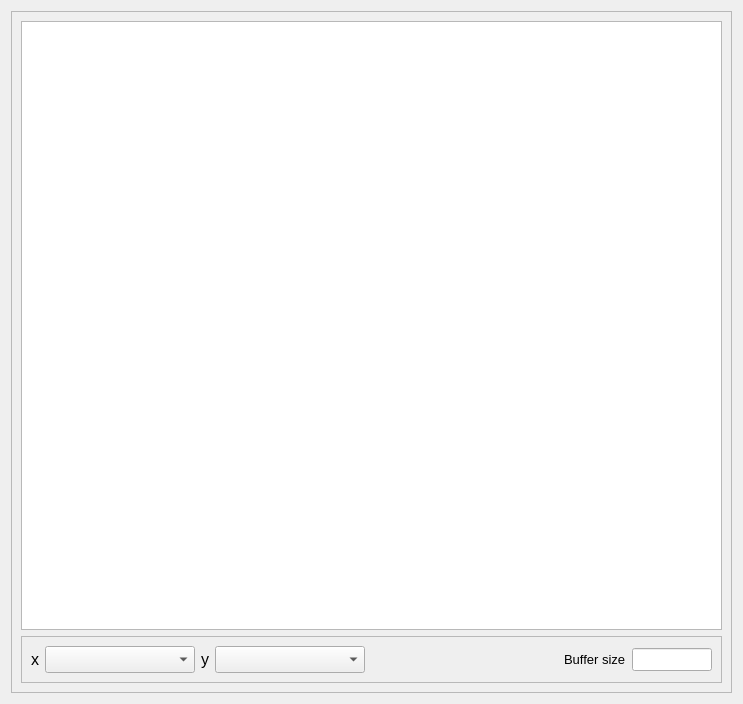
<?xml version="1.0" encoding="UTF-8"?>
<ui version="4.0">
 <class>Form</class>
 <widget class="QWidget" name="Form">
  <property name="geometry">
   <rect>
    <x>0</x>
    <y>0</y>
    <width>743</width>
    <height>704</height>
   </rect>
  </property>
  <property name="windowTitle">
   <string>EventBuilder</string>
  </property>
  <layout class="QVBoxLayout" name="verticalLayout_2">
   <item>
    <widget class="QFrame" name="frame">
     <property name="frameShape">
      <enum>QFrame::StyledPanel</enum>
     </property>
     <property name="frameShadow">
      <enum>QFrame::Raised</enum>
     </property>
     <layout class="QVBoxLayout" name="verticalLayout_3">
      <item>
       <layout class="QVBoxLayout" name="verticalLayout">
        <item>
         <widget class="PyDMEventPlot" name="event_plot">
          <property name="minimumSize">
           <size>
            <width>300</width>
            <height>300</height>
           </size>
          </property>
          <property name="font">
           <font>
            <pointsize>25</pointsize>
           </font>
          </property>
          <property name="toolTip">
           <string/>
          </property>
          <property name="showXGrid">
           <bool>true</bool>
          </property>
          <property name="showYGrid">
           <bool>true</bool>
          </property>
          <property name="yAxes">
           <stringlist>
            <string>{&quot;name&quot;: &quot;Axis 1&quot;, &quot;orientation&quot;: &quot;left&quot;, &quot;label&quot;: null, &quot;minRange&quot;: -1.0, &quot;maxRange&quot;: 1.0, &quot;autoRange&quot;: true, &quot;logMode&quot;: false}</string>
           </stringlist>
          </property>
          <property name="curves">
           <stringlist>
            <string>{&quot;channel&quot;: &quot;ca://${EBUILD_PV}.VALA&quot;, &quot;y_idx&quot;: 0, &quot;x_idx&quot;: 0, &quot;name&quot;: &quot;Test&quot;, &quot;color&quot;: &quot;white&quot;, &quot;lineStyle&quot;: 0, &quot;lineWidth&quot;: 1, &quot;symbol&quot;: &quot;+&quot;, &quot;symbolSize&quot;: 5, &quot;yAxisName&quot;: &quot;Axis 1&quot;, &quot;barWidth&quot;: null, &quot;upperThreshold&quot;: null, &quot;lowerThreshold&quot;: null, &quot;thresholdColor&quot;: &quot;white&quot;, &quot;buffer_size&quot;: 1200, &quot;bufferSizeChannelAddress&quot;: null}</string>
           </stringlist>
          </property>
         </widget>
        </item>
        <item>
         <widget class="QFrame" name="frame_2">
          <property name="frameShape">
           <enum>QFrame::StyledPanel</enum>
          </property>
          <property name="frameShadow">
           <enum>QFrame::Raised</enum>
          </property>
          <layout class="QHBoxLayout" name="horizontalLayout_2">
           <item>
            <layout class="QHBoxLayout" name="horizontalLayout">
             <item>
              <widget class="QLabel" name="label_2">
               <property name="font">
                <font>
                 <pointsize>12</pointsize>
                </font>
               </property>
               <property name="text">
                <string>x</string>
               </property>
              </widget>
             </item>
             <item>
              <widget class="QComboBox" name="cb_x">
               <property name="minimumSize">
                <size>
                 <width>150</width>
                 <height>0</height>
                </size>
               </property>
               <property name="font">
                <font>
                 <pointsize>12</pointsize>
                </font>
               </property>
              </widget>
             </item>
             <item>
              <widget class="QLabel" name="label_3">
               <property name="font">
                <font>
                 <pointsize>12</pointsize>
                </font>
               </property>
               <property name="text">
                <string>y</string>
               </property>
              </widget>
             </item>
             <item>
              <widget class="QComboBox" name="cb_y">
               <property name="minimumSize">
                <size>
                 <width>150</width>
                 <height>0</height>
                </size>
               </property>
               <property name="font">
                <font>
                 <pointsize>12</pointsize>
                </font>
               </property>
              </widget>
             </item>
             <item>
              <spacer name="horizontalSpacer">
               <property name="orientation">
                <enum>Qt::Horizontal</enum>
               </property>
               <property name="sizeHint" stdset="0">
                <size>
                 <width>40</width>
                 <height>20</height>
                </size>
               </property>
              </spacer>
             </item>
             <item>
              <widget class="QLabel" name="label">
               <property name="font">
                <font>
                 <pointsize>10</pointsize>
                </font>
               </property>
               <property name="text">
                <string>Buffer size</string>
               </property>
              </widget>
             </item>
             <item>
              <widget class="QLineEdit" name="le_buffer">
               <property name="maximumSize">
                <size>
                 <width>80</width>
                 <height>16777215</height>
                </size>
               </property>
               <property name="font">
                <font>
                 <pointsize>10</pointsize>
                </font>
               </property>
              </widget>
             </item>
            </layout>
           </item>
          </layout>
         </widget>
        </item>
       </layout>
      </item>
     </layout>
    </widget>
   </item>
  </layout>
 </widget>
 <customwidgets>
  <customwidget>
   <class>PyDMEventPlot</class>
   <extends>QGraphicsView</extends>
   <header>pydm.widgets.eventplot</header>
  </customwidget>
 </customwidgets>
 <resources/>
 <connections/>
</ui>
